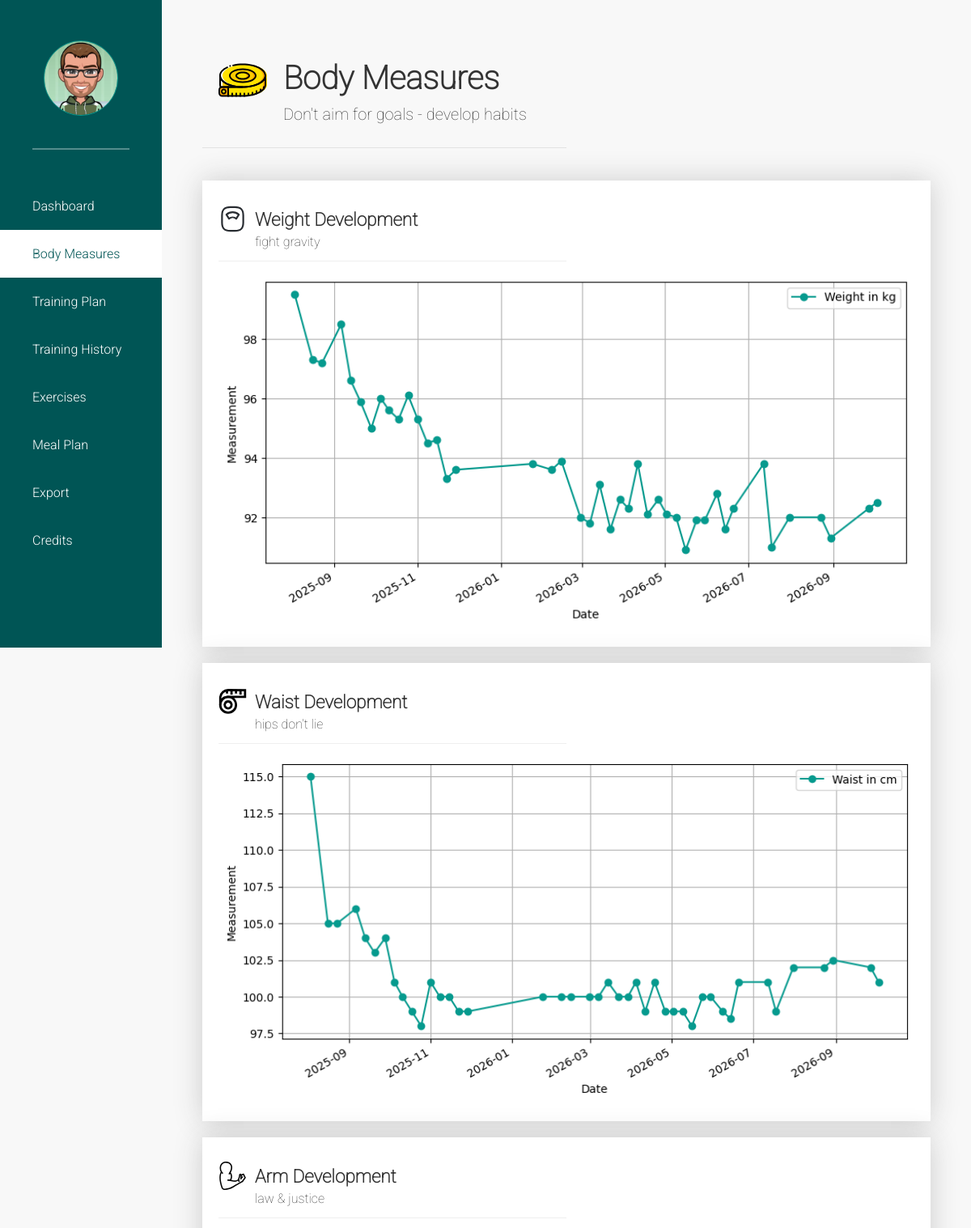
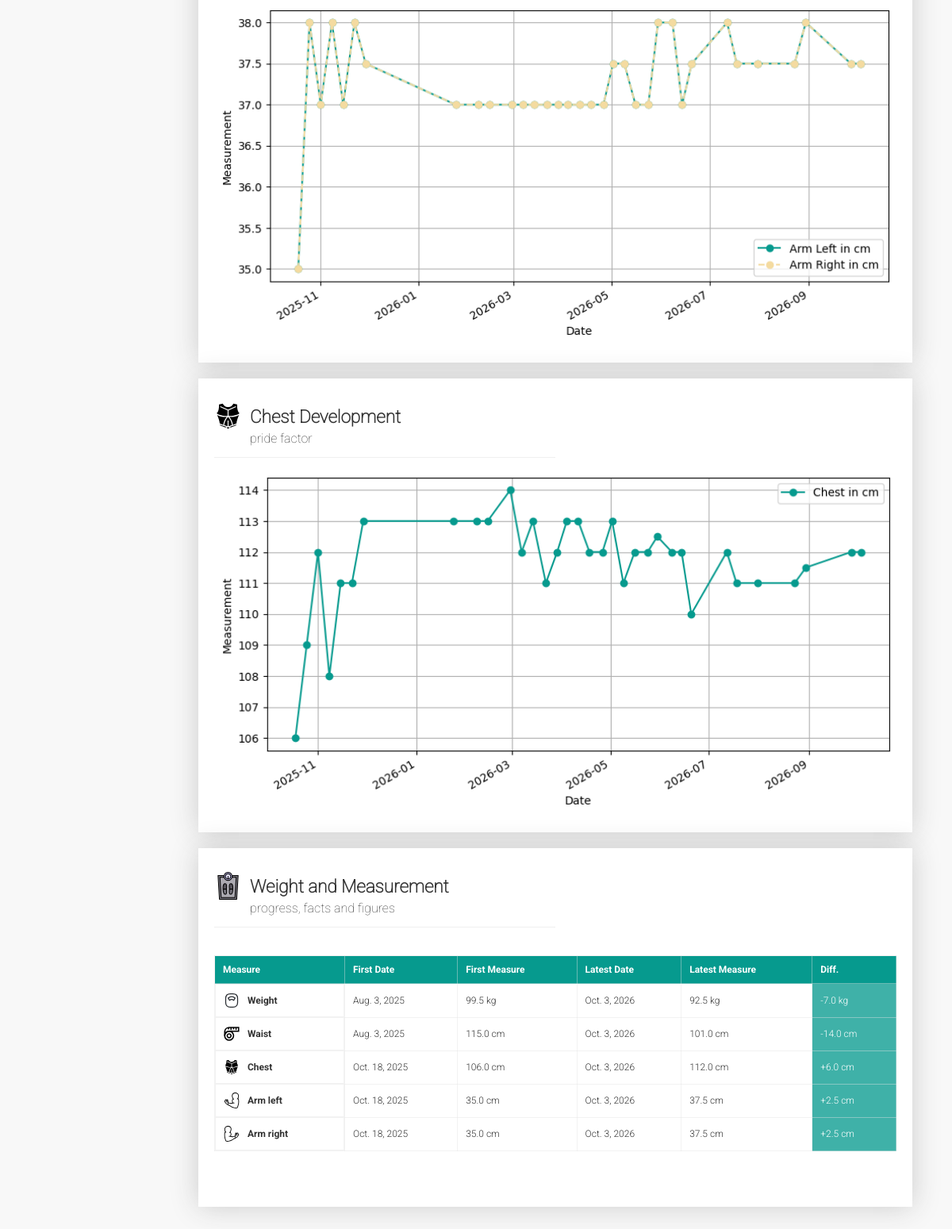
Screenshot of /body-measures/ with the database file from the repository (2 pictures, top to bottom).
### tracker/models.py (models this page shows, shortened)
class BodyMeasure(models.Model):
    date = models.DateField()
    weight = models.FloatField(null=True, blank=True)
    waist = models.FloatField(null=True, blank=True)
    chest = models.FloatField(null=True, blank=True)
    arm_left = models.FloatField(null=True, blank=True)
    arm_right = models.FloatField(null=True, blank=True)

### tracker/views.py (the view)
# urls.py: path("body-measures/", views.bodyMeasures, name="body_measures"),
def bodyMeasures(request):
    return render(
        request,
        "tracker/body_measures.html",
        get_body_measurements_context(),
    )

### tracker/views.py (called while the page is built)
def figure_to_base64(fig):
    buffer = io.BytesIO()
    fig.savefig(buffer, format="png", bbox_inches="tight")
    buffer.seek(0)
    image_png = buffer.getvalue()
    buffer.close()
    plt.close(fig)
    return base64.b64encode(image_png).decode("utf-8")

def calc_body_measure_difference(first_measures, latest_measures, field_name):
    first_value = first_measures[field_name]
    latest_value = latest_measures[field_name]
    if first_value is None or latest_value is None:
        return None
    return round(latest_value - first_value, 2)

def get_success_class(difference, success_if):
    if difference is None:
        return ""
    if success_if == "decrease" and difference <= 0:
        return "value-success"
    if success_if == "increase" and difference > 0:
        return "value-success"
    return "value-fail"

def get_body_measurements_context():
    return {
        "plots": get_body_measure_plots(),
        "body_measure_improvement": get_body_measure_improvement_data(),
    }

### tracker/templates/tracker/body_measures.html (shortened to what this page needs)
{% extends "tracker/base.html" %}
{% load static %}
{% block content %}
<div class="data-page body-measures-page">
    <div class="box-100 box-shadow data-page-box">
        <img class="data-page-box-icon" src="{% static 'tracker/svg/measuring-tape.svg' %}"
            alt="Fitness Dashboard | Measuring Tape Icon" aria-hidden="true">
        <div class="data-page-header-box">
            <h1 class="data-page-box-headline">Body Measures</h1>
            <span class="data-page-box-subheadline">Don't aim for goals - develop habits</span>
        </div>
    </div>
    <div class="box-container">
        {% for plot in plots %}
        <div class="box-50 box-shadow info-box">
            <div class="info-box-header">
                <div class="info-box-header-icon">
                    <img class="info-box-icon" src="{% static 'tracker/svg/'|add:plot.icon|add:'.svg' %}"
                        alt="Fitness Dashboard | {{ plot.title }} Icon" aria-hidden="true">
                </div>
                <div class="info-box-header-headlines">
                    <h2 class="info-box-icon-headline">{{ plot.title }}</h2>
                    <span class="info-box-icon-subheadline">{{ plot.subtitle }}</span>
                </div>
            </div>
            {% if plot.image %}
            <img class="info-box-plot"
                alt="Fitness Dashboard | {{ plot.alt }}">
            {% else %}
            <p>No "{{ plot.title }}" data available.</p>
            {% endif %}
        </div>
        {% endfor %}
        <div class="box-100 box-shadow info-box">
            <div class="info-box-header">
                <div class="info-box-header-icon">
                    <img class="info-box-icon" src="{% static 'tracker/svg/weight-scale.svg' %}"
                        alt="Fitness Dashboard | {{ plot.title }} Icon" aria-hidden="true">
                </div>
                <div class="info-box-header-headlines">
                    <h2 class="info-box-icon-headline">Weight and Measurement</h2>
                    <span class="info-box-icon-subheadline">progress, facts and figures</span>
                </div>
            </div>
            {% if body_measure_improvement %}
            <table>
                <tr>
                    <th>Measure</th>
                    <th>First Date</th>
                    <th>First Measure</th>
                    <th>Latest Date</th>
                    <th>Latest Measure</th>
                    <th>Diff.</th>
                </tr>
                {% for row in body_measure_improvement.measure_rows %}
                <tr>
                    <td class="table-col-icon">
                        <img class="table-icon" {% if row.flip_icon %}style="transform: scaleX(-1);" {% endif %}
                            src="{% static row.icon %}" alt="Fitness Dashboard | {{ row.label }} Icon">
                        {{ row.label }}
                    </td>
                    <td>{{ row.first_date }}</td>
                    <td>
                        {% if row.first_value is not None %}
                        {{ row.first_value }} {{ row.unit }}
                        {% else %}
                        —
                        {% endif %}
                    </td>
                    <td>{{ row.latest_date }}</td>
                    <td>
                        {% if row.latest_value is not None %}
                        {{ row.latest_value }} {{ row.unit }}
                        {% else %}
                        —
                        {% endif %}
                    </td>
                    <td class="{{ row.success_class }}">
                        {% if row.difference is not None %}
                        {% if row.difference > 0 %}
                        +{{ row.difference }} {{ row.unit }}
                        {% else %}
                        {{ row.difference }} {{ row.unit }}
                        {% endif %}
                        {% else %}
                        —
                        {% endif %}
                    </td>
                </tr>
                {% endfor %}
            </table>
            {% else %}
            <p>No body measurement data available yet.</p>
            {% endif %}
        </div>
    </div>
</div>
{% endblock %}

### tracker/templates/tracker/base.html (shortened to what this page needs)
{% load static %}
<!DOCTYPE html>
<html lang="en">
<head>
    <link rel="stylesheet" href="{% static 'tracker/style/style.min.css' %}">
</head>
<body>
    <div class="backdrop"></div>
    <div class="app-layout">
        <nav id="nav-component" class="nav-component">
            <div class="nav-icon">
                <img src="{% static 'tracker/favicon/android-chrome-512x512.png' %}" />
            </div>
            <div class="nav-divider">
                <div class="nav-divider-inner"></div>
            </div>
            <nav id="nav-navbar">
                <ul>
                    <li class="nav-navbar-item" id=""> <a href="{% url 'tracker:dashboard' %}">Dashboard</a></li>
                    <li class="nav-navbar-item" id="body-measures"> <a href="{% url 'tracker:body_measures' %}">Body
                            Measures</a></li>
                    <li class="nav-navbar-item" id="training-plan"> <a href="{% url 'tracker:training_plan' %}">Training
                            Plan</a></li>
                    <li class="nav-navbar-item" id="training-history"> <a
                            href="{% url 'tracker:training_history' %}">Training History</a></li>
                    <li class="nav-navbar-item" id="exercises"> <a
                            href="{% url 'tracker:exercises' %}">Exercises</a></li>
                    <li class="nav-navbar-item" id="meal-plan"> <a href="{% url 'tracker:meal_plan' %}">Meal
                            Plan</a></li>
                    <li class="nav-navbar-item" id="export"> <a href="{% url 'tracker:export' %}">Export</a></li>
                    <li class="nav-navbar-item" id="credits"> <a href="{% url 'tracker:credits' %}">Credits</a></li>
                </ul>
            </nav>
        </nav>
        <main class="main-content">
            {% block content %}
            {% endblock %}
        </main>
    </div>
</body>
</html>

### rows the page displays
BodyMeasure: first_date "Aug. 3, 2025" "Aug. 3, 2025", first_value "99.5" "115.0"
BodyMeasure: latest_date "Oct. 3, 2026" "Oct. 3, 2026" "Oct. 3, 2026" "Oct. 3, 2026" "Oct. 3, 2026", latest_value "92.5" "101.0" "112.0" "37.5" "37.5"
BodyMeasure: first_date "Oct. 18, 2025" "Oct. 18, 2025" "Oct. 18, 2025", first_value "106.0" "35.0" "35.0"

### other values shown
{{ plot.title }} "Weight Development" "Waist Development" "Arm Development" "Chest Development"
{{ plot.subtitle }} "fight gravity" "hips don't lie" "law & justice" "pride factor"
{{ row.label }} "Weight" "Waist" "Chest" "Arm left" "Arm right"
{{ row.unit }} "kg" "cm" "cm" "cm" "cm"
{{ row.difference }} "-7.0" "-14.0"
{{ row.unit }} "kg" "cm"
{{ row.difference }} "6.0" "2.5" "2.5"
{{ row.unit }} "cm" "cm" "cm"
